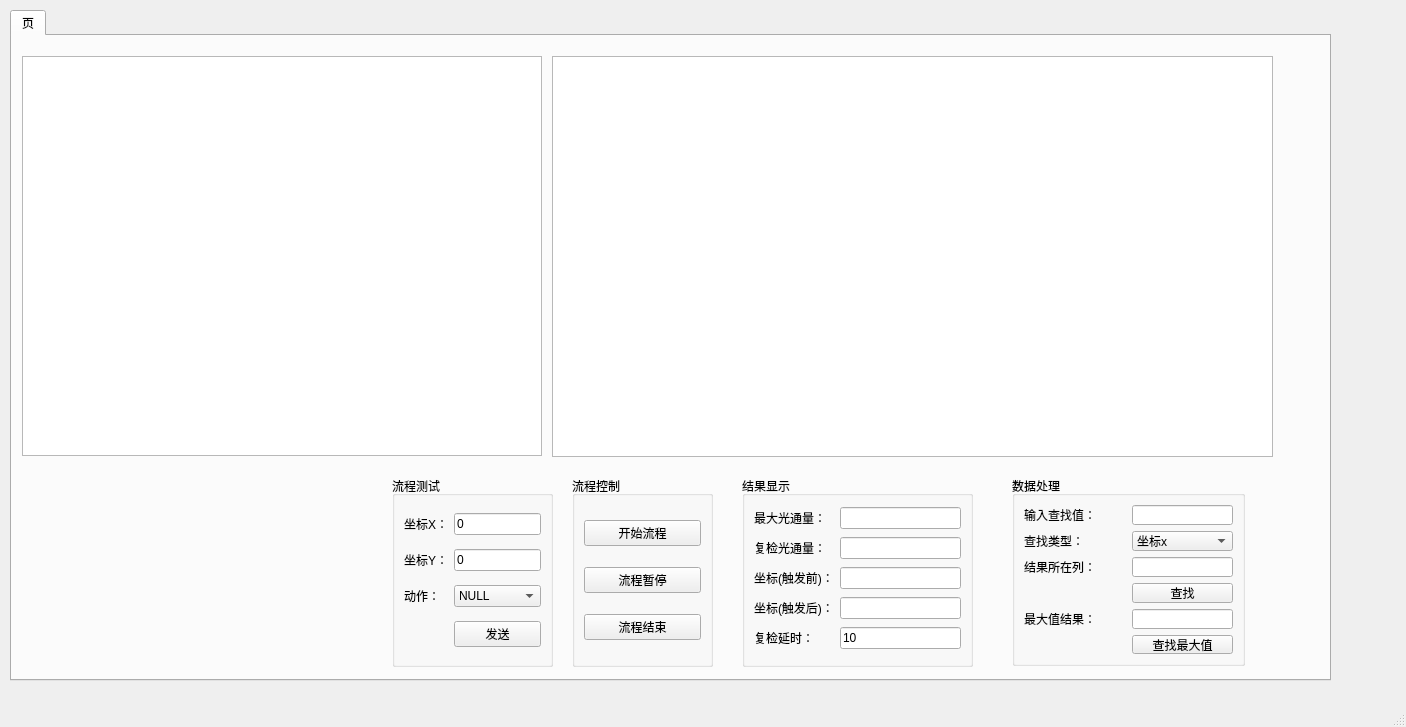
<?xml version="1.0" encoding="UTF-8"?>
<ui version="4.0">
 <class>UserInterface</class>
 <widget class="QMainWindow" name="UserInterface">
  <property name="geometry">
   <rect>
    <x>0</x>
    <y>0</y>
    <width>1406</width>
    <height>727</height>
   </rect>
  </property>
  <property name="windowTitle">
   <string>MainWindow</string>
  </property>
  <widget class="QWidget" name="centralwidget">
   <widget class="QTabWidget" name="tabWidget">
    <property name="geometry">
     <rect>
      <x>10</x>
      <y>10</y>
      <width>1321</width>
      <height>671</height>
     </rect>
    </property>
    <property name="currentIndex">
     <number>0</number>
    </property>
    <widget class="QWidget" name="tab">
     <attribute name="title">
      <string>页</string>
     </attribute>
     <widget class="QGraphicsView" name="gvMain">
      <property name="geometry">
       <rect>
        <x>10</x>
        <y>20</y>
        <width>520</width>
        <height>400</height>
       </rect>
      </property>
      <property name="sizePolicy">
       <sizepolicy hsizetype="Expanding" vsizetype="Expanding">
        <horstretch>0</horstretch>
        <verstretch>0</verstretch>
       </sizepolicy>
      </property>
      <property name="verticalScrollBarPolicy">
       <enum>Qt::ScrollBarAlwaysOff</enum>
      </property>
      <property name="horizontalScrollBarPolicy">
       <enum>Qt::ScrollBarAlwaysOff</enum>
      </property>
      <property name="sizeAdjustPolicy">
       <enum>QAbstractScrollArea::AdjustToContents</enum>
      </property>
      <property name="backgroundBrush">
       <brush brushstyle="SolidPattern">
        <color alpha="255">
         <red>127</red>
         <green>127</green>
         <blue>127</blue>
        </color>
       </brush>
      </property>
      <property name="interactive">
       <bool>true</bool>
      </property>
      <property name="sceneRect">
       <rectf>
        <x>0.000000000000000</x>
        <y>0.000000000000000</y>
        <width>0.000000000000000</width>
        <height>0.000000000000000</height>
       </rectf>
      </property>
     </widget>
     <widget class="QTableWidget" name="tableWidget_vector">
      <property name="geometry">
       <rect>
        <x>540</x>
        <y>20</y>
        <width>721</width>
        <height>401</height>
       </rect>
      </property>
     </widget>
     <widget class="QGroupBox" name="groupBox_test">
      <property name="enabled">
       <bool>true</bool>
      </property>
      <property name="geometry">
       <rect>
        <x>380</x>
        <y>440</y>
        <width>161</width>
        <height>191</height>
       </rect>
      </property>
      <property name="title">
       <string>流程测试</string>
      </property>
      <layout class="QHBoxLayout" name="horizontalLayout">
       <item>
        <layout class="QGridLayout" name="gridLayout_2" columnstretch="1,1">
         <item row="1" column="1">
          <widget class="QLineEdit" name="lineEdit_test_pos_y">
           <property name="text">
            <string>0</string>
           </property>
          </widget>
         </item>
         <item row="2" column="1">
          <widget class="QComboBox" name="comboBox_test_action">
           <item>
            <property name="text">
             <string>NULL</string>
            </property>
           </item>
           <item>
            <property name="text">
             <string>InPlace</string>
            </property>
           </item>
           <item>
            <property name="text">
             <string>MoveOver</string>
            </property>
           </item>
           <item>
            <property name="text">
             <string>ReDetect</string>
            </property>
           </item>
           <item>
            <property name="text">
             <string>DetectOver</string>
            </property>
           </item>
          </widget>
         </item>
         <item row="1" column="0">
          <widget class="QLabel" name="label_5">
           <property name="text">
            <string>坐标Y：</string>
           </property>
          </widget>
         </item>
         <item row="2" column="0">
          <widget class="QLabel" name="label_6">
           <property name="text">
            <string>动作：</string>
           </property>
          </widget>
         </item>
         <item row="3" column="1">
          <widget class="QPushButton" name="pushButton_test">
           <property name="text">
            <string>发送</string>
           </property>
          </widget>
         </item>
         <item row="0" column="0">
          <widget class="QLabel" name="label_7">
           <property name="text">
            <string>坐标X：</string>
           </property>
          </widget>
         </item>
         <item row="0" column="1">
          <widget class="QLineEdit" name="lineEdit_test_pos_x">
           <property name="text">
            <string>0</string>
           </property>
          </widget>
         </item>
        </layout>
       </item>
      </layout>
     </widget>
     <widget class="QGroupBox" name="groupBox">
      <property name="geometry">
       <rect>
        <x>560</x>
        <y>440</y>
        <width>141</width>
        <height>191</height>
       </rect>
      </property>
      <property name="title">
       <string>流程控制</string>
      </property>
      <layout class="QHBoxLayout" name="horizontalLayout_2">
       <item>
        <layout class="QVBoxLayout" name="verticalLayout">
         <item>
          <widget class="QPushButton" name="pushButton_run_process">
           <property name="text">
            <string>开始流程</string>
           </property>
          </widget>
         </item>
         <item>
          <widget class="QPushButton" name="pushButton_stop_process">
           <property name="text">
            <string>流程暂停</string>
           </property>
          </widget>
         </item>
         <item>
          <widget class="QPushButton" name="pushButton_quit_process">
           <property name="text">
            <string>流程结束</string>
           </property>
          </widget>
         </item>
        </layout>
       </item>
      </layout>
     </widget>
     <widget class="QGroupBox" name="groupBox_2">
      <property name="geometry">
       <rect>
        <x>730</x>
        <y>440</y>
        <width>231</width>
        <height>191</height>
       </rect>
      </property>
      <property name="title">
       <string>结果显示</string>
      </property>
      <layout class="QHBoxLayout" name="horizontalLayout_3">
       <item>
        <layout class="QGridLayout" name="gridLayout">
         <item row="0" column="1">
          <widget class="QLineEdit" name="lineEdit_max_value"/>
         </item>
         <item row="2" column="1">
          <widget class="QLineEdit" name="lineEdit_position_1"/>
         </item>
         <item row="1" column="1">
          <widget class="QLineEdit" name="lineEdit_redet_value"/>
         </item>
         <item row="2" column="0">
          <widget class="QLabel" name="label_2">
           <property name="text">
            <string>坐标(触发前)：</string>
           </property>
          </widget>
         </item>
         <item row="0" column="0">
          <widget class="QLabel" name="label">
           <property name="text">
            <string>最大光通量：</string>
           </property>
          </widget>
         </item>
         <item row="1" column="0">
          <widget class="QLabel" name="label_3">
           <property name="text">
            <string>复检光通量：</string>
           </property>
          </widget>
         </item>
         <item row="3" column="1">
          <widget class="QLineEdit" name="lineEdit_position_2"/>
         </item>
         <item row="3" column="0">
          <widget class="QLabel" name="label_4">
           <property name="text">
            <string>坐标(触发后)：</string>
           </property>
          </widget>
         </item>
         <item row="4" column="0">
          <widget class="QLabel" name="label_12">
           <property name="text">
            <string>复检延时：</string>
           </property>
          </widget>
         </item>
         <item row="4" column="1">
          <widget class="QLineEdit" name="lineEdit_position_3">
           <property name="text">
            <string>10</string>
           </property>
          </widget>
         </item>
        </layout>
       </item>
      </layout>
     </widget>
     <widget class="QGroupBox" name="groupBox_3">
      <property name="geometry">
       <rect>
        <x>1000</x>
        <y>440</y>
        <width>233</width>
        <height>190</height>
       </rect>
      </property>
      <property name="title">
       <string>数据处理</string>
      </property>
      <layout class="QHBoxLayout" name="horizontalLayout_4">
       <item>
        <layout class="QGridLayout" name="gridLayout_3" columnstretch="3,3">
         <item row="4" column="1">
          <widget class="QLineEdit" name="lineEdit_maxValue"/>
         </item>
         <item row="0" column="0">
          <widget class="QLabel" name="label_8">
           <property name="text">
            <string>输入查找值：</string>
           </property>
          </widget>
         </item>
         <item row="1" column="0">
          <widget class="QLabel" name="label_9">
           <property name="text">
            <string>查找类型：</string>
           </property>
          </widget>
         </item>
         <item row="0" column="1">
          <widget class="QLineEdit" name="lineEdit_search_value"/>
         </item>
         <item row="2" column="1">
          <widget class="QLineEdit" name="lineEdit_search_result"/>
         </item>
         <item row="1" column="1">
          <widget class="QComboBox" name="comboBox_search_value">
           <item>
            <property name="text">
             <string>坐标x</string>
            </property>
           </item>
           <item>
            <property name="text">
             <string>坐标y</string>
            </property>
           </item>
           <item>
            <property name="text">
             <string>差值x</string>
            </property>
           </item>
           <item>
            <property name="text">
             <string>差值y</string>
            </property>
           </item>
           <item>
            <property name="text">
             <string>光通量</string>
            </property>
           </item>
          </widget>
         </item>
         <item row="2" column="0">
          <widget class="QLabel" name="label_10">
           <property name="text">
            <string>结果所在列：</string>
           </property>
          </widget>
         </item>
         <item row="3" column="1">
          <widget class="QPushButton" name="pushButton_search_value">
           <property name="text">
            <string>查找</string>
           </property>
          </widget>
         </item>
         <item row="5" column="1">
          <widget class="QPushButton" name="pushButton_search_max_value">
           <property name="text">
            <string>查找最大值</string>
           </property>
          </widget>
         </item>
         <item row="4" column="0">
          <widget class="QLabel" name="label_11">
           <property name="text">
            <string>最大值结果：</string>
           </property>
          </widget>
         </item>
        </layout>
       </item>
      </layout>
     </widget>
    </widget>
   </widget>
  </widget>
  <widget class="QMenuBar" name="menubar">
   <property name="geometry">
    <rect>
     <x>0</x>
     <y>0</y>
     <width>1406</width>
     <height>23</height>
    </rect>
   </property>
  </widget>
  <widget class="QStatusBar" name="statusbar"/>
 </widget>
 <resources/>
 <connections/>
</ui>
